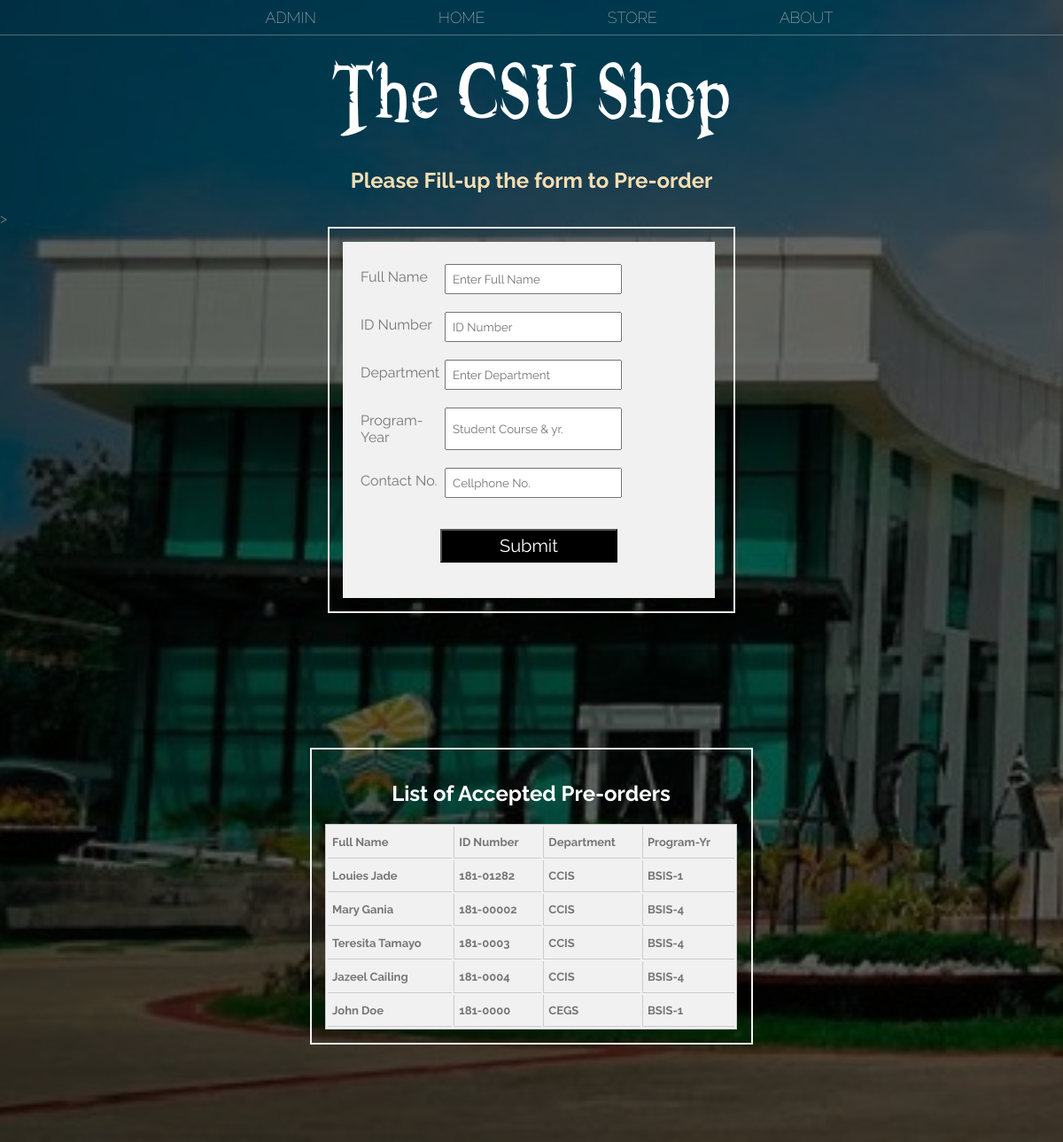
The app's page /preorder with its own data.
### CSUShop/models.py (models this page shows, shortened)
class ListofOrders(models.Model):
    name = models.CharField(max_length=50)
    idnum = models.CharField(max_length=50)
    department = models.CharField(max_length=50)
    progyear = models.CharField(max_length=50)

### CSUShop/views.py (the view, shortened to what this page needs)
# urls.py: path('preorder', preorder, name='preorder'),
def preorder(request):
    pres = ListofOrders.objects.all()
    return render(request, 'preorder.html', {'pres' : pres})

### CSUShop/Template/preorder.html (shortened to what this page needs)
<!DOCTYPE html>
<html lang="en">
<head>
    {% load static %}
    <link rel="stylesheet" href="{% static "styles.css" %}">
</head>
<body>
        <header class="main-header">
            <nav class="nav main-nav">
                <ul>
                    <li><a href= "{% url 'admin:index' %}">ADMIN</a></li>
                    <li><a href= "{% url 'home' %}">HOME</a></li>
                    <li><a href= "{% url 'store' %}">STORE</a></li>
                    <li><a href= "{% url 'about' %}" >ABOUT</a></li>
                </ul>
            </nav>
            <h1 class="band-name band-name-large">The CSU Shop</h1>
        <center>
            <h2 style="color: wheat" >Please Fill-up the form to Pre-order</h2>
        </center>>
<div style="width: 460px" class="preorderpage">
  <div style="width:450px" class="formdata">
   <form class="table" action="" method="POST">
      <label for="name">Full Name</label>
      <input type="text" name="name" value=""  placeholder="Enter Full Name" required>
      <label for="idnum">ID Number</label>
      <input type="text" name="idnum" value=""  placeholder="ID Number" required>
      <label for="department">Department</label>
      <input type="text" name="department" value=""  placeholder="Enter Department" required>
      <label for="progyear">Program-Year</label>
      <input type="text" name="progyear" value=""  placeholder="Student Course & yr." required>
      <label for="contact">Contact No.</label>
      <input type="text" name="contact" value="" placeholder="Cellphone No." required>
      <div style="width:150%">
      <input type="submit"  value="Submit" class="button">
      </div>
  </form>
      </div></div>
<br>
  <br><br>
  <br> <br>
  <br> <br>
<br>
<div style="width: 500px" class="listoforder">
    {% load static %}
    <link rel="stylesheet" href="{% static "preorder.css" %}">
  <div class="display_table">
              <table style="width: 465px" class="list" id="employeeList">
                <h2 style="text-align: center; color:white">List of Accepted Pre-orders</h2>
                    <thead>
                         <tr>
                      <th>Full Name</th>
                      <th>ID Number</th>
                      <th>Department</th>
                      <th>Program-Yr</th>
                        </tr>
                    </thead>
                    <tbody>
                    {% for pre in pres %}
                     <tr>
                      <th>{{pre.name}}</th>
                      <th>{{pre.idnum}}</th>
                      <th>{{pre.department}}</th>
                      <th>{{pre.progyear}}</th>
                        </tr>
                    </tbody>
                    {% endfor %}
            </table>
  </div>
</div>
</body>
</html>

### CSUShop/static/styles.css (style rules this page uses)
* { box-sizing: border-box; font-family: Raleway; color: #777; }
html, body { margin: 0; padding: 0; min-height: 100%; }
.nav ul { margin: 0; }
.nav li { display: inline; }
.nav a { display: inline-block; padding: .5em; color: white; text-decoration: none; }
.main-nav { text-align: center; font-size: 1.1em; font-weight: lighter; border-bottom: 1px solid rgba(255, 255, 255, .3) }
.main-nav li { padding: 0 5%; }
.main-header { background-color: rgba(0, 0, 0, .6); background-image: url("Images/Header Background.jpg"); background-blend-mode: multiply; background-size: cover; padding-bottom: 30px; }
.band-name { text-align: center; margin: 0; font-size: 4em; font-family: "Booter - Zero Zero"; font-weight: normal; color: white; }
.band-name-large { font-size: 8em; }
.preorderpage { display: flex; flex-wrap: wrap; margin: auto; font-family: verdana; font-size: 16px; border: solid 2px #f1f1f1; }
.preorderpage .formdata { padding:15px; }
.formdata form { display:flex; flex-wrap:wrap; background:#f1f1f1; padding:15px; }
.formdata form label { width:100px; }
.formdata form input, .formdata label { margin:10px 0; padding:5px; }
.formdata form input { width:200px; padding:7px; }
.formdata .button { background:#000; padding:5px 10px; font-size:20px; margin:25px auto; display:table; color:#fff; }
.listoforder { display: flex; flex-wrap: wrap; margin: auto; font-family: verdana; font-size: 16px; border: solid 2px #f1f1f1; }
.listoforder .display_table { padding:15px; }
.listoforder .display_table table { border:solid 1px #ccc; background:#f1f1f1; align-content: center; }
.listoforder .display_table td, .listoforder .display_table th { border-left:solid 1px #ccc; border-bottom:solid 1px #ccc; padding:10px 5px; text-align:left; font-size:13px; }
.listoforder .display_table td:first-child, .listoforder .display_table th:first-child { border-left:none; }
.listoforder .display_table tr { border-bottom:solid 1px #ccc; }

### CSUShop/static/preorder.css (style rules this page uses)
.listoforder { display: flex; flex-wrap: wrap; margin: auto; font-family: verdana; font-size: 16px; margin-bottom: 80px; border: solid 2px #f1f1f1; }
.listoforder .display_table { padding:15px; }
.listoforder .display_table table { border:solid 1px #ccc; background:#f1f1f1; align-content: center; }
.listoforder .display_table td, .listoforder .display_table th { border-left:solid 1px #ccc; border-bottom:solid 1px #ccc; padding:10px 5px; text-align:left; font-size:13px; }
.listoforder .display_table td:first-child, .listoforder .display_table th:first-child { border-left:none; }
.listoforder .display_table tr { border-bottom:solid 1px #ccc; }

### records on screen
ListofOrders: name "Louies Jade", idnum "181-01282", department "CCIS", progyear "BSIS-1"
ListofOrders: name "Mary Gania", idnum "181-00002", department "CCIS", progyear "BSIS-4"
ListofOrders: name "Teresita Tamayo", idnum "181-0003", department "CCIS", progyear "BSIS-4"
ListofOrders: name "Jazeel Cailing", idnum "181-0004", department "CCIS", progyear "BSIS-4"
ListofOrders: name "John Doe", idnum "181-0000", department "CEGS", progyear "BSIS-1"
